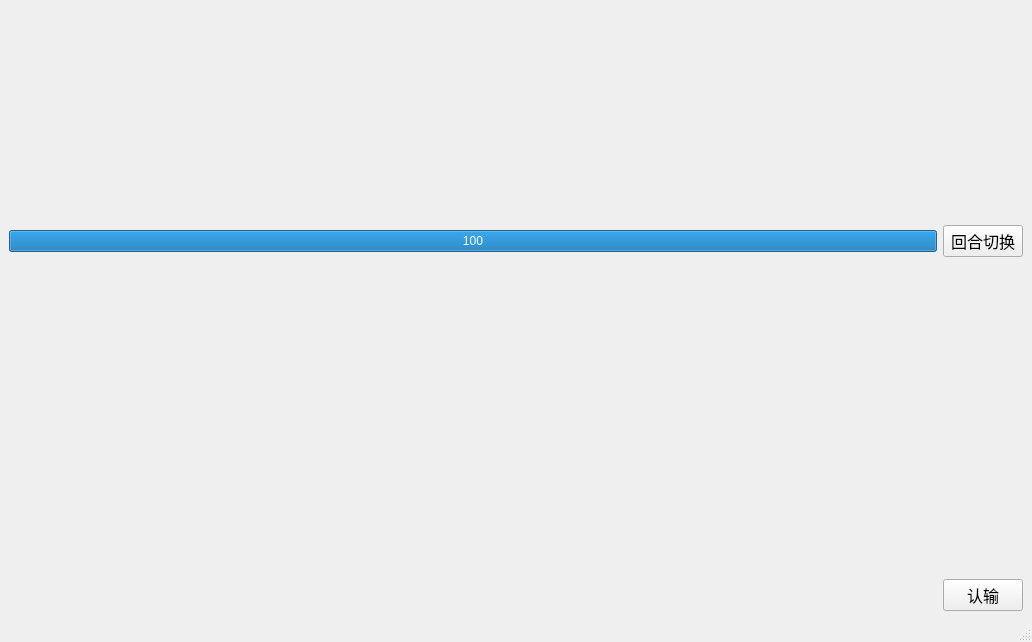
<?xml version="1.0" encoding="UTF-8"?>
<ui version="4.0">
 <class>fight</class>
 <widget class="QMainWindow" name="fight">
  <property name="geometry">
   <rect>
    <x>0</x>
    <y>0</y>
    <width>1032</width>
    <height>642</height>
   </rect>
  </property>
  <property name="windowTitle">
   <string>MainWindow</string>
  </property>
  <widget class="QWidget" name="centralwidget">
   <layout class="QGridLayout" name="gridLayout">
    <item row="8" column="1">
     <widget class="mylabel" name="mytec">
      <property name="text">
       <string/>
      </property>
     </widget>
    </item>
    <item row="1" column="3">
     <widget class="QLabel" name="information">
      <property name="font">
       <font>
        <family>楷体</family>
        <pointsize>12</pointsize>
       </font>
      </property>
      <property name="text">
       <string/>
      </property>
      <property name="alignment">
       <set>Qt::AlignLeading|Qt::AlignLeft|Qt::AlignTop</set>
      </property>
     </widget>
    </item>
    <item row="2" column="0" colspan="6">
     <widget class="QFrame" name="rivalboard">
      <property name="frameShape">
       <enum>QFrame::NoFrame</enum>
      </property>
      <property name="frameShadow">
       <enum>QFrame::Plain</enum>
      </property>
     </widget>
    </item>
    <item row="8" column="0">
     <widget class="mylabel" name="myherolbl">
      <property name="text">
       <string/>
      </property>
     </widget>
    </item>
    <item row="1" column="2">
     <widget class="QLabel" name="rivalcard">
      <property name="font">
       <font>
        <family>华文楷体</family>
        <pointsize>12</pointsize>
       </font>
      </property>
      <property name="text">
       <string/>
      </property>
     </widget>
    </item>
    <item row="9" column="5">
     <widget class="QPushButton" name="lose">
      <property name="font">
       <font>
        <pointsize>12</pointsize>
       </font>
      </property>
      <property name="text">
       <string>认输</string>
      </property>
     </widget>
    </item>
    <item row="0" column="4">
     <widget class="QLabel" name="rivalcrystal">
      <property name="font">
       <font>
        <pointsize>12</pointsize>
       </font>
      </property>
      <property name="text">
       <string/>
      </property>
     </widget>
    </item>
    <item row="3" column="5">
     <widget class="QPushButton" name="endrnd">
      <property name="sizePolicy">
       <sizepolicy hsizetype="Fixed" vsizetype="Fixed">
        <horstretch>0</horstretch>
        <verstretch>0</verstretch>
       </sizepolicy>
      </property>
      <property name="font">
       <font>
        <pointsize>12</pointsize>
       </font>
      </property>
      <property name="text">
       <string>回合切换</string>
      </property>
     </widget>
    </item>
    <item row="3" column="0" colspan="5">
     <widget class="QProgressBar" name="timebar">
      <property name="value">
       <number>100</number>
      </property>
      <property name="textVisible">
       <bool>true</bool>
      </property>
      <property name="format">
       <string>%v</string>
      </property>
     </widget>
    </item>
    <item row="9" column="1">
     <widget class="QLabel" name="weaponlbl">
      <property name="font">
       <font>
        <pointsize>12</pointsize>
       </font>
      </property>
      <property name="text">
       <string/>
      </property>
     </widget>
    </item>
    <item row="1" column="0">
     <widget class="mylabel" name="rivalherolbl">
      <property name="text">
       <string/>
      </property>
     </widget>
    </item>
    <item row="7" column="0" colspan="6">
     <widget class="QFrame" name="myboard">
      <property name="frameShape">
       <enum>QFrame::NoFrame</enum>
      </property>
      <property name="frameShadow">
       <enum>QFrame::Plain</enum>
      </property>
      <property name="lineWidth">
       <number>0</number>
      </property>
     </widget>
    </item>
    <item row="9" column="4">
     <widget class="QLabel" name="mycrystal">
      <property name="font">
       <font>
        <pointsize>12</pointsize>
       </font>
      </property>
      <property name="text">
       <string/>
      </property>
     </widget>
    </item>
    <item row="9" column="2" colspan="2">
     <widget class="QLabel" name="myname">
      <property name="sizePolicy">
       <sizepolicy hsizetype="Preferred" vsizetype="Fixed">
        <horstretch>0</horstretch>
        <verstretch>0</verstretch>
       </sizepolicy>
      </property>
      <property name="font">
       <font>
        <pointsize>12</pointsize>
       </font>
      </property>
      <property name="text">
       <string/>
      </property>
     </widget>
    </item>
    <item row="9" column="0">
     <widget class="QLabel" name="myherobld">
      <property name="font">
       <font>
        <pointsize>12</pointsize>
       </font>
      </property>
      <property name="text">
       <string/>
      </property>
     </widget>
    </item>
    <item row="8" column="2" colspan="4">
     <widget class="QFrame" name="mycard">
      <property name="frameShape">
       <enum>QFrame::NoFrame</enum>
      </property>
      <property name="frameShadow">
       <enum>QFrame::Plain</enum>
      </property>
      <property name="lineWidth">
       <number>0</number>
      </property>
     </widget>
    </item>
    <item row="0" column="0">
     <widget class="QLabel" name="rivalherobld">
      <property name="font">
       <font>
        <pointsize>12</pointsize>
       </font>
      </property>
      <property name="text">
       <string/>
      </property>
     </widget>
    </item>
    <item row="1" column="1">
     <widget class="mylabel" name="rivaltec">
      <property name="text">
       <string/>
      </property>
     </widget>
    </item>
    <item row="0" column="1">
     <widget class="QLabel" name="rivalweaponlbl">
      <property name="font">
       <font>
        <pointsize>12</pointsize>
       </font>
      </property>
      <property name="text">
       <string/>
      </property>
     </widget>
    </item>
    <item row="0" column="2" colspan="2">
     <widget class="QLabel" name="rivalnamelbl">
      <property name="sizePolicy">
       <sizepolicy hsizetype="Preferred" vsizetype="Fixed">
        <horstretch>0</horstretch>
        <verstretch>0</verstretch>
       </sizepolicy>
      </property>
      <property name="font">
       <font>
        <pointsize>12</pointsize>
       </font>
      </property>
      <property name="text">
       <string/>
      </property>
     </widget>
    </item>
    <item row="1" column="4" colspan="2">
     <widget class="QWidget" name="widget" native="true">
      <property name="sizePolicy">
       <sizepolicy hsizetype="Expanding" vsizetype="Fixed">
        <horstretch>0</horstretch>
        <verstretch>0</verstretch>
       </sizepolicy>
      </property>
      <layout class="QVBoxLayout" name="verticalLayout">
       <property name="spacing">
        <number>0</number>
       </property>
       <property name="leftMargin">
        <number>0</number>
       </property>
       <property name="topMargin">
        <number>0</number>
       </property>
       <property name="rightMargin">
        <number>0</number>
       </property>
       <property name="bottomMargin">
        <number>0</number>
       </property>
       <item>
        <widget class="QLabel" name="prompttext">
         <property name="sizePolicy">
          <sizepolicy hsizetype="Preferred" vsizetype="Fixed">
           <horstretch>0</horstretch>
           <verstretch>0</verstretch>
          </sizepolicy>
         </property>
         <property name="text">
          <string/>
         </property>
        </widget>
       </item>
       <item>
        <widget class="QLabel" name="promptlabel">
         <property name="sizePolicy">
          <sizepolicy hsizetype="Preferred" vsizetype="Expanding">
           <horstretch>0</horstretch>
           <verstretch>0</verstretch>
          </sizepolicy>
         </property>
         <property name="text">
          <string/>
         </property>
         <property name="alignment">
          <set>Qt::AlignLeading|Qt::AlignLeft|Qt::AlignTop</set>
         </property>
        </widget>
       </item>
      </layout>
     </widget>
    </item>
   </layout>
  </widget>
  <widget class="QStatusBar" name="statusbar"/>
 </widget>
 <customwidgets>
  <customwidget>
   <class>mylabel</class>
   <extends>QLabel</extends>
   <header>mylabel.h</header>
  </customwidget>
 </customwidgets>
 <resources/>
 <connections/>
</ui>
